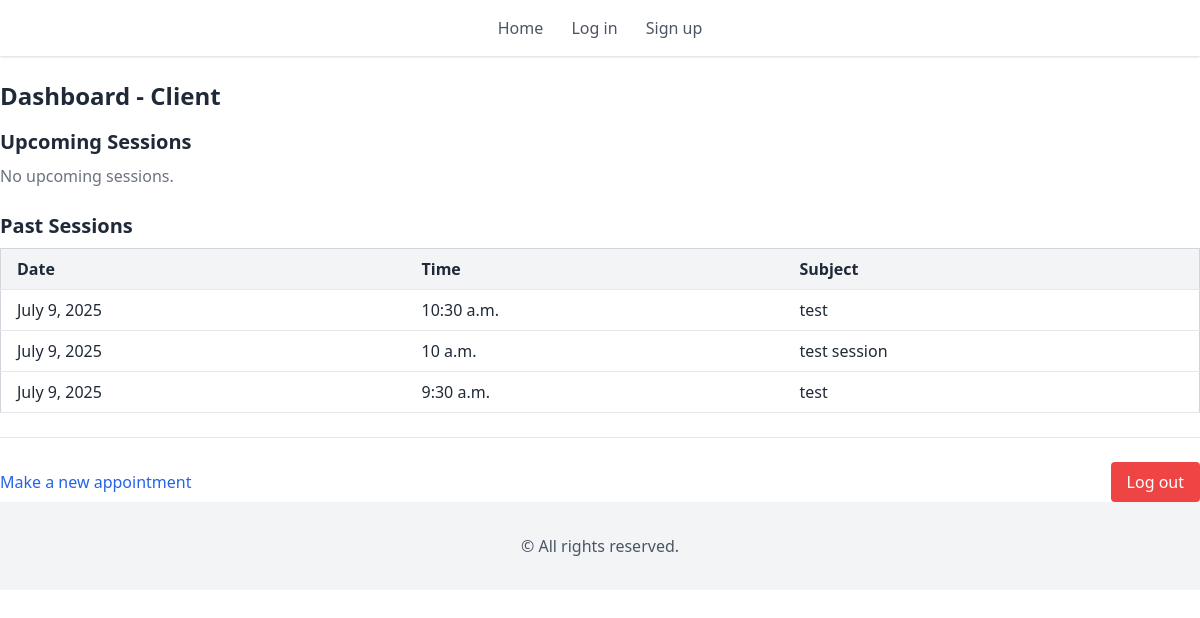
/dashboard/ (signed in), run on the app's committed database.
### coach_app/models.py (models this page shows, shortened)
class Session(models.Model):
    client = models.ForeignKey(CustomUser, on_delete=models.CASCADE, related_name='sessions')
    timeslot = models.OneToOneField(TimeSlot, on_delete=models.CASCADE, related_name='session')
    subject = models.CharField(max_length=255)
    notes_coach = models.TextField(blank=True, null=True)
    created_at = models.DateTimeField(auto_now_add=True)
    class Meta:
        ordering = ['timeslot__date', 'timeslot__start_time']

class TimeSlot(models.Model):
    date = models.DateField()
    start_time = models.TimeField()
    is_available = models.BooleanField(default=True)
    class Meta:
        unique_together = ['date', 'start_time']
        ordering = ['date', 'start_time']

### coach_app/views.py (the view)
# urls.py: path('dashboard/', views.dashboard, name='dashboard'),
@login_required
def dashboard(request):
    user = request.user
    current_time = now()
    if user.is_coach or user.is_superuser:
        upcoming_sessions = (
            Session.objects.filter(timeslot__date__gt=current_time.date())
            | Session.objects.filter(
                timeslot__date=current_time.date(), timeslot__start_time__gte=current_time.time()
            )
        )
        past_sessions = (
            Session.objects.filter(timeslot__date__lt=current_time.date())
            | Session.objects.filter(
                timeslot__date=current_time.date(), timeslot__start_time__lt=current_time.time()
            )
        )
        template = "dashboard_coach.html"
    else:
        upcoming_sessions = (
            Session.objects.filter(client=user, timeslot__date__gt=current_time.date())
            | Session.objects.filter(
                client=user,
                timeslot__date=current_time.date(),
                timeslot__start_time__gte=current_time.time(),
            )
        )
        past_sessions = (
            Session.objects.filter(client=user, timeslot__date__lt=current_time.date())
            | Session.objects.filter(
                client=user,
                timeslot__date=current_time.date(),
                timeslot__start_time__lt=current_time.time(),
            )
        )
        template = "dashboard_client.html"
    return render(
        request,
        template,
        {
            "upcoming_sessions": upcoming_sessions.order_by(
                "timeslot__date", "timeslot__start_time"
            ),
            "past_sessions": past_sessions.order_by(
                "-timeslot__date", "-timeslot__start_time"
            ),
        },
    )

### coach_app/templates/dashboard_client.html (shortened to what this page needs)
{% extends 'base.html' %}
{% block content %}
<h2 class="text-2xl font-bold mb-4">Dashboard - Client</h2>
<h3 class="text-xl font-semibold mb-2">Upcoming Sessions</h3>
{% if upcoming_sessions %}
    <div class="overflow-x-auto mb-6">
        <table class="min-w-full table-auto border border-gray-300 rounded-lg shadow-sm">
            <thead class="bg-gray-100 text-left">
                <tr>
                    <th class="px-4 py-2 border-b">Date</th>
                    <th class="px-4 py-2 border-b">Time</th>
                    <th class="px-4 py-2 border-b">Subject</th>
                </tr>
            </thead>
            <tbody>
                {% for session in upcoming_sessions %}
                <tr class="hover:bg-gray-50">
                    <td class="px-4 py-2 border-b">{{ session.timeslot.date }}</td>
                    <td class="px-4 py-2 border-b">{{ session.timeslot.start_time }}</td>
                    <td class="px-4 py-2 border-b">{{ session.subject }}</td>
                </tr>
                {% endfor %}
            </tbody>
        </table>
    </div>
{% else %}
    <p class="text-gray-500 mb-6">No upcoming sessions.</p>
{% endif %}
<h3 class="text-xl font-semibold mb-2">Past Sessions</h3>
{% if past_sessions %}
    <div class="overflow-x-auto mb-6">
        <table class="min-w-full table-auto border border-gray-300 rounded-lg shadow-sm">
            <thead class="bg-gray-100 text-left">
                <tr>
                    <th class="px-4 py-2 border-b">Date</th>
                    <th class="px-4 py-2 border-b">Time</th>
                    <th class="px-4 py-2 border-b">Subject</th>
                </tr>
            </thead>
            <tbody>
                {% for session in past_sessions %}
                <tr class="hover:bg-gray-50">
                    <td class="px-4 py-2 border-b">{{ session.timeslot.date }}</td>
                    <td class="px-4 py-2 border-b">{{ session.timeslot.start_time }}</td>
                    <td class="px-4 py-2 border-b">{{ session.subject }}</td>
                </tr>
                {% endfor %}
            </tbody>
        </table>
    </div>
{% else %}
    <p class="text-gray-500 mb-6">No past sessions.</p>
{% endif %}
<hr class="my-6">
<div class="flex items-center justify-between">
    <a href="{% url 'make_appointment' %}" class="text-blue-600 hover:underline">Make a new appointment</a>
    <form method="post" action="{% url 'logout' %}" class="inline">
      <button type="submit" class="ml-4 px-4 py-2 bg-red-500 text-white rounded hover:bg-red-600">Log out</button>
    </form>
</div>
{% endblock %}

### data on the page
Session: timeslot "July 9, 2025", timeslot.start_time "10:30 a.m.", subject "test"
Session: timeslot "July 9, 2025", timeslot.start_time "10 a.m.", subject "test session"
Session: timeslot "July 9, 2025", timeslot.start_time "9:30 a.m.", subject "test"
